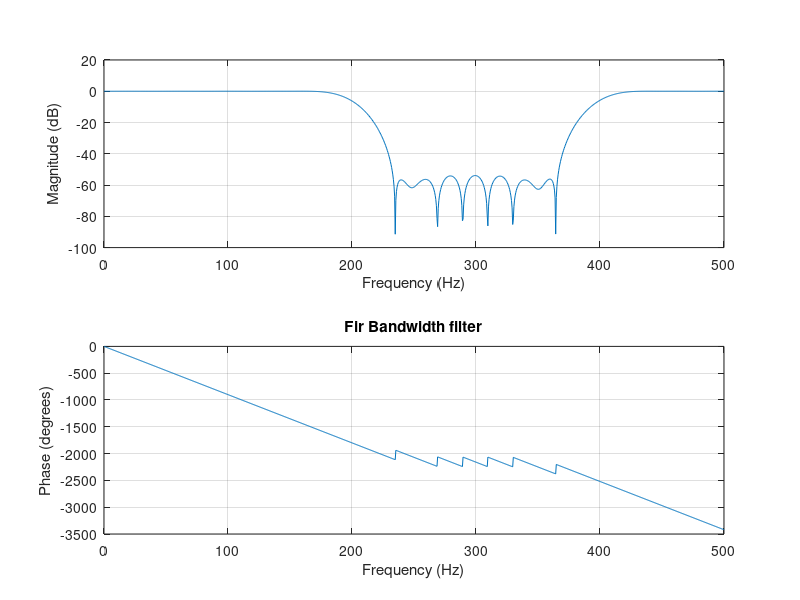

Recreate this plot in MATLAB.
N=50;
fc=[200 400];
fs=1000;
LP=fir1(N,fc/(fs/2),'stop');
figure;
freqz(LP,1,1024,fs);
title("Fir Bandwidth filter");
